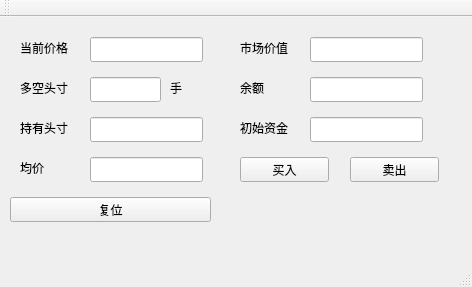
<?xml version="1.0" encoding="UTF-8"?>
<ui version="4.0">
 <class>MainWindow</class>
 <widget class="QMainWindow" name="MainWindow">
  <property name="geometry">
   <rect>
    <x>0</x>
    <y>0</y>
    <width>472</width>
    <height>287</height>
   </rect>
  </property>
  <property name="windowTitle">
   <string>MainWindow</string>
  </property>
  <widget class="QWidget" name="centralWidget">
   <widget class="QLabel" name="label">
    <property name="geometry">
     <rect>
      <x>20</x>
      <y>20</y>
      <width>71</width>
      <height>21</height>
     </rect>
    </property>
    <property name="text">
     <string>当前价格</string>
    </property>
   </widget>
   <widget class="QLabel" name="label_2">
    <property name="geometry">
     <rect>
      <x>20</x>
      <y>60</y>
      <width>71</width>
      <height>21</height>
     </rect>
    </property>
    <property name="text">
     <string>多空头寸</string>
    </property>
   </widget>
   <widget class="QLineEdit" name="price">
    <property name="geometry">
     <rect>
      <x>90</x>
      <y>20</y>
      <width>113</width>
      <height>25</height>
     </rect>
    </property>
   </widget>
   <widget class="QLineEdit" name="position_edit">
    <property name="geometry">
     <rect>
      <x>90</x>
      <y>60</y>
      <width>71</width>
      <height>25</height>
     </rect>
    </property>
   </widget>
   <widget class="QLabel" name="label_3">
    <property name="geometry">
     <rect>
      <x>20</x>
      <y>100</y>
      <width>71</width>
      <height>21</height>
     </rect>
    </property>
    <property name="text">
     <string>持有头寸</string>
    </property>
   </widget>
   <widget class="QLabel" name="label_4">
    <property name="geometry">
     <rect>
      <x>20</x>
      <y>140</y>
      <width>71</width>
      <height>21</height>
     </rect>
    </property>
    <property name="text">
     <string>均价</string>
    </property>
   </widget>
   <widget class="QLineEdit" name="keep_position_edit">
    <property name="geometry">
     <rect>
      <x>90</x>
      <y>100</y>
      <width>113</width>
      <height>25</height>
     </rect>
    </property>
   </widget>
   <widget class="QLineEdit" name="average">
    <property name="geometry">
     <rect>
      <x>90</x>
      <y>140</y>
      <width>113</width>
      <height>25</height>
     </rect>
    </property>
   </widget>
   <widget class="QLineEdit" name="stock_value">
    <property name="geometry">
     <rect>
      <x>310</x>
      <y>20</y>
      <width>113</width>
      <height>25</height>
     </rect>
    </property>
   </widget>
   <widget class="QLabel" name="label_5">
    <property name="geometry">
     <rect>
      <x>240</x>
      <y>20</y>
      <width>71</width>
      <height>21</height>
     </rect>
    </property>
    <property name="text">
     <string>市场价值</string>
    </property>
   </widget>
   <widget class="QLineEdit" name="balance">
    <property name="geometry">
     <rect>
      <x>310</x>
      <y>60</y>
      <width>113</width>
      <height>25</height>
     </rect>
    </property>
   </widget>
   <widget class="QLabel" name="balanceLabel">
    <property name="geometry">
     <rect>
      <x>240</x>
      <y>60</y>
      <width>71</width>
      <height>21</height>
     </rect>
    </property>
    <property name="text">
     <string>余额</string>
    </property>
   </widget>
   <widget class="QLabel" name="init_label">
    <property name="geometry">
     <rect>
      <x>240</x>
      <y>100</y>
      <width>71</width>
      <height>21</height>
     </rect>
    </property>
    <property name="text">
     <string>初始资金</string>
    </property>
   </widget>
   <widget class="QLineEdit" name="init_value">
    <property name="geometry">
     <rect>
      <x>310</x>
      <y>100</y>
      <width>113</width>
      <height>25</height>
     </rect>
    </property>
   </widget>
   <widget class="QPushButton" name="long_btn">
    <property name="geometry">
     <rect>
      <x>240</x>
      <y>140</y>
      <width>89</width>
      <height>25</height>
     </rect>
    </property>
    <property name="text">
     <string>买入</string>
    </property>
   </widget>
   <widget class="QPushButton" name="short_btn">
    <property name="geometry">
     <rect>
      <x>350</x>
      <y>140</y>
      <width>89</width>
      <height>25</height>
     </rect>
    </property>
    <property name="text">
     <string>卖出</string>
    </property>
   </widget>
   <widget class="QPushButton" name="reset_btn">
    <property name="geometry">
     <rect>
      <x>10</x>
      <y>180</y>
      <width>201</width>
      <height>25</height>
     </rect>
    </property>
    <property name="text">
     <string>复位</string>
    </property>
   </widget>
   <widget class="QLabel" name="label_6">
    <property name="geometry">
     <rect>
      <x>170</x>
      <y>60</y>
      <width>21</width>
      <height>21</height>
     </rect>
    </property>
    <property name="text">
     <string>手</string>
    </property>
   </widget>
  </widget>
  <widget class="QMenuBar" name="menuBar">
   <property name="geometry">
    <rect>
     <x>0</x>
     <y>0</y>
     <width>472</width>
     <height>28</height>
    </rect>
   </property>
  </widget>
  <widget class="QToolBar" name="mainToolBar">
   <attribute name="toolBarArea">
    <enum>TopToolBarArea</enum>
   </attribute>
   <attribute name="toolBarBreak">
    <bool>false</bool>
   </attribute>
  </widget>
  <widget class="QStatusBar" name="statusBar"/>
 </widget>
 <layoutdefault spacing="6" margin="11"/>
 <resources/>
 <connections/>
</ui>
